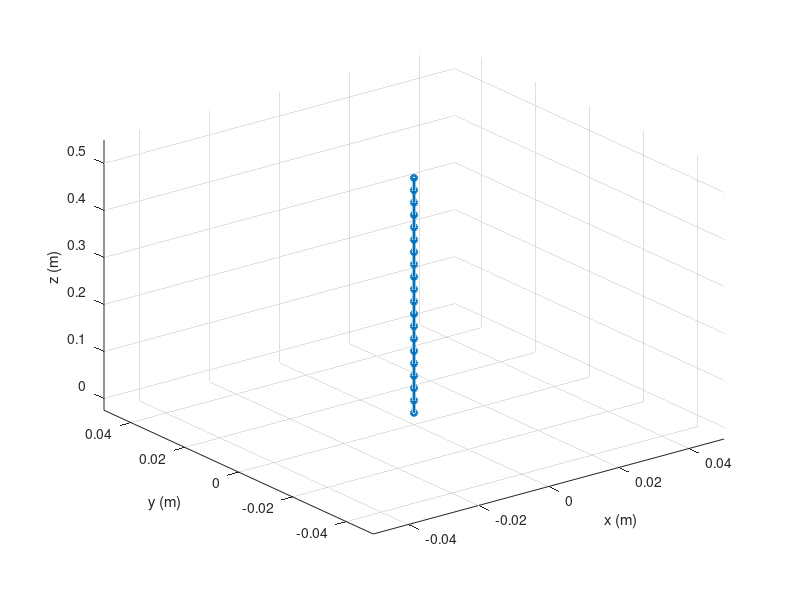

Write the MATLAB code that produced this figure. (Note: this script raises an error after producing the figure.)
% This program implements the Cosserat Rod Theory for a Tendon Driven CR
% with simple Control inputs using Sliding Model Control and Lyapunov
% Stability
% Benjamin Chung
% 11/25/2025

function SingleTendonCosseratRod
clear all;
clc;

global i p R j n m v u q w ns vs us vt ut qt wt vst ust vh uh vsh ush qh wh nLL mLL x y z X Y Z  %Make vars available in whole program
global Tension_Hist X1_Hist Xdot1_Hist e_Hist edot_Hist f_Hist norm_e_Hist Control_c
%Hat operator
hat = @(y)[0, -y(3), y(2);
    y(3), 0, -y(1);
    -y(2), y(1), 0];

%Declare variables
L = 0.5;                       %Length in m
N = 20;                        %Spatial resolution
E = 190e9;                     %Young's modulus
r = 1/1000;                     %Cross-section radius
rt = {[0.01;0;0]               %Location of Tendons - We'll see if 4 works
    [0;0.01;0]
    [-0.01;0;0]
    [0;-0.01;0]};
rho = 17189;                    %Density
g = [0;0;-9.81];               %Gravity vector
Bse = zeros(3);                %Shear/Bending Coefficient
Bbt = 0.008*eye(3);              %Bending/Torsion Coefficient
C = 0.01*eye(3);                %Viscous Damping Coefficient
Tt = {0 0 0 0};                %Assume 0 Tension during initial Static solve
dt = 0.005;                    %Size of Time step
alpha = -0.2;                  %BDF-alpha parameter
STEPS = 100;                    %Number of timesteps to completion
STEPCOUNT = 1;

%Initial Pre-bending variables
vstar = @(s)[0;0;1];
ustar = @(s)[0;0;0];
vsstar = @(s)[0;0;1];
usstar = @(s)[0;0;0];

%Boundary Conditions
%Clamped base to free end
for i = 1 : STEPS
    p{i,1} = [0;0;0];
    R{i,1} = eye(3);
    q{i,1} = [0;0;0];
    w{i,1} = [0;0;0];
end

nL = [0;0;0];                    %Start with no forces
mL = [0;0;0];

%Dependent Parameter Calculations
A = pi*r^2;                                 %Cross-sectional area
J = diag([pi*r^4/4  pi*r^4/4  pi*r^4/2]);   %Inertia Matrix
G = E / (2 * (1 + 0.3));                    %Shear modulus
Kse = diag([G*A, G*A, E*A]);                %SE Stiffness Matrix
Kbt = diag([E*J(1,1), E*J(2,2), G*J(3,3)]); %BT Stiffness Matrix
ds = L/(N-1);                               %Finite change in S over total steps

%BDF-alpha coefficients
C0 = (1.5 + alpha) / ( dt*(1+alpha));
C1 = -2/dt;
C2 = (0.5 + alpha) / ( dt*(1+alpha));
d1 = alpha / (1+alpha);

% -- START SIMULATION --
% Steps to consider:
% 1) Solve with initial static conditions
% 2) Apply Tension Forces
% 3) Semi-discretize the PDE into an ODE using BDF-Alpha
% 4) Solve PDE with shooting

%Initial Static Solve in order to get IVP problem going
i = 1;
disp("Solving Initial Static Model")
fsolve(@initialSolve, zeros(6,1)); %Solve static BVP w/ shooting method
visualize();

%Setup initial history terms
for j = 1 : N-1
    vh{i+1,j} = (C1+C2)*v{i,j};
    uh{i+1,j} = (C1+C2)*u{i,j};
    vsh{i+1,j} = (C1+C2)*vs{i,j};
    ush{i+1,j} = (C1+C2)*us{i,j};
    qh{i+1,j} = [0;0;0];
    wh{i+1,j} = [0;0;0];
    q{i,j} = [0;0;0];
    w{i,j} = [0;0;0];
end

%Set Control Variables
CONTROL = true;                     %SET TRUE OR FALSE IF YOU WANT TO USE THE SMC
P_d = [0.027; 0.0000; 0.4727];      %Desired end point
V_d = [0; 0; 0];                    %Desired tip velocity
Acc_d = [0; 0; 0];                  %Desired tip acceleration
Control_c = diag([15000, 1, 500]);  %Control gain 1
k = diag([60, 1, 5]);               %Control gain 2 (for S convergence)
epsilon = 0.005;                    %Reaching epsilon
clamp = 8;

%DEBUG
warning('off', 'all');
options = optimoptions('fsolve', 'Display', 'none');


% -- START SIMULATION LOOP --
for i = 2 : STEPS
    STEPCOUNT = STEPCOUNT + 1;
    %Set the Tendon Forces at each time step
    if i < 5
        Tt{1} = 0; %Apply 0 for initial history terms
        Tt{2} = 0;
        Tt{3} = 0;
        Tt{4} = 0;
    else
        if CONTROL
            Tt{1} = SMCCosserat(P_d, V_d, Control_c, k, epsilon, Acc_d);
            Tt{2} = 0;
            Tt{3} = 0;
            Tt{4} = 0;
        else
            Tt{1} = 3; %MANUAL INPUT TENDON FORCES
            Tt{2} = 0;
            Tt{3} = 0;
            Tt{4} = 0;
        end
    end

    %Now to actually solve, given the tendon forces
    disp(["Solving Dynamic Model, Step = ", i])
    fsolve(@dynamicSolve, [n{i-1,1}; m{i-1,1}], options); %Solve semi-discretized PDE w/ shooting
    updateBDFalpha();
    visualize();
end

disp('Final Pos'); p{i,N-1}

% -- FUNCTIONS --
    function E = initialSolve(G)
        n{i,1} = G(1:3);
        m{i,1} = G(4:6);

        %Euler's method for IVP problem
        for j = 1 : N-1
            [ps, Rs, ns, ms, us{i,j}, vs{i,j} ,v{i,j}, u{i,j}] = formStaticCosseratODE(p{i,j},R{i,j},n{i,j},m{i,j});
            p{i,j+1} = p{i,j} + ds*ps;
            R{i,j+1} = R{i,j} + ds*Rs;
            n{i,j+1} = n{i,j} + ds*ns;
            m{i,j+1} = m{i,j} + ds*ms;
        end

        E = [ n{i,N} - nL;  m{i,N} - mL ];
    end

    function E = dynamicSolve(G)
        n{i,1} = G(1:3);
        m{i,1} = G(4:6);

        %Euler's method
        for j = 1 : N-1
            [ps, Rs, ns, ms, qs, ws, vs{i,j}, us{i,j},...
                v{i,j}, u{i,j}, vt{i,j}, ut{i,j},...
                qt{i,j}, wt{i,j},vst{i,j}, ust{i,j}] = formCosseratODE(p{i,j},R{i,j},n{i,j},m{i,j},q{i,j},w{i,j});

            p{i,j+1} = p{i,j} + ds*ps;
            R{i,j+1} = R{i,j} + ds*Rs;
            n{i,j+1} = n{i,j} + ds*ns;
            m{i,j+1} = m{i,j} + ds*ms;
            q{i,j+1} = q{i,j} + ds*qs;
            w{i,j+1} = w{i,j} + ds*ws;

        end

        E = [n{i,N} - nLL ;  m{i,N} - mLL];
    end


%This function will essentially build the ODE that will be put through
%fsolve dynamically over time
    function [ps,Rs,ns,ms,qs,ws,vs,us,v,u,vt,ut,qt,wt,vst,ust] = formCosseratODE(p, R, n, m, q, w, Tt)
        v = (Kse + C0*Bse)\(R'*n + Kse*vstar(ds*(j-1)) - Bse*vh{i,j}); %Use \ for inverse for better stability
        u = (Kbt + C0*Bbt)\(R'*m + Kbt*ustar(ds*(j-1)) - Bbt*uh{i,j});

        %Time derivatives - Replaced by BDFa terms
        vt = C0*v + vh{i,j};
        ut = C0*u + uh{i,j};
        qt = C0*q + qh{i,j};
        wt = C0*w + wh{i,j};

        %Calculate Forces
        %Using _ for subscript t, for tension forces
        [a_t, b_t, A_t, B_t, G_t, H_t] = getTendonForces(v, u);

        phi = [Kse + C0*Bse + A_t, G_t;
            G_t', Kbt + C0*Bbt + H_t];

        LamdaN = -a_t + rho*A*(hat(w)*q + qt)+ C*q.*abs(q)- R'*rho*A*g;
        LamdaM = -b_t + rho*(hat(w)*J*w + J*wt) -hat (v)*(Kse*(v-vstar(ds*(j-1)))+Bse*vt);
        GammaV = hat(u)*(Kse*(v-vstar(ds*(j-1)))+Bse*vt)-Kse*vsstar(ds*(j-1))+Bse*vsh{i,j};
        GammaU = hat(u)*(Kbt*(u-ustar(ds*(j-1)))+Bbt*ut)-Kbt*usstar(ds*(j-1))+Bbt*ush{i,j};

        %Matrix inverse formula as all matrices are orthogonal
        us = 1/det(phi)*(-G_t'*(-GammaV+LamdaN)+(Kse+C0*Bse+A_t)*(-GammaU+LamdaM));
        vs = 1/det(phi)*((Kbt+C0*Bbt+H_t)*(-GammaV+LamdaN)-G_t*(-GammaU+LamdaM));

        vst = C0*vs + vsh{i,j};
        ust = C0*us + ush{i,j};

        f = rho*A*g + R*(a_t + A_t*vs + G_t*us) - (R*C*q.*abs(q));
        f_Hist{i,j} = f; 
        l = R*(b_t + B_t*vt + H_t*ut);

        %Find boundary forces and moments from tendons for residual calculation
        [nLL, mLL] = getTendonForcesAtL(R, u, v);

        %Spatial derivatives
        ps = R * v;
        Rs = R * hat(u);
        qs = vt - hat(u)*q + hat(w)*v;
        ws = ut - hat(u)*w;
        ns = rho*A*R*(hat(w)*q + qt) - f;
        ms = R*rho*(hat(w)*J*w + J*wt) - hat(ps)*n - l;
    end

%STATIC
%This function is very explicit as I simly set the time terms to 0
%Could be optimized to OMIT time terms later on
    function [ps, Rs, ns, ms, us, vs, v, u] = formStaticCosseratODE(p, R, n, m)
        v = (Kse)\(R'*n + Kse*vstar(ds*(j-1))); %Use \ for inverse for better stability
        u = (Kbt)\(R'*m + Kbt*ustar(ds*(j-1)));

        %Time derivatives - all 0 at static

        %Calculate Forces
        %Using _ for subscript t, for tension forces
        [a_t, b_t, A_t, B_t, G_t, H_t] = getTendonForces(v, u);

        %Following Sharifi et al for vs and us
        %Their code seems to assume that all block matrices are diagonal
        %The following works in all cases, but is a bit less efficient
        %I didn't time to verify the matrix sizes to know if Gt is diagonal
        %WARNING: If singular, the whole solution explodes
        phi = [Kse + A_t, G_t;
               G_t', Kbt + H_t];

        LamdaN = hat(u) * (Kse * (v - vstar(ds*(j-1)))) - Kse*vsstar(ds*(j-1));
        LamdaM = hat(u) * (Kbt * (u - ustar(ds*(j-1)))) - Kbt*usstar(ds*(j-1));
        GammaN = R'*rho*A_t*g - a_t; %**R'R = 1, so can be omitted
        GammaM = hat(v) * Kse * (v - vstar(ds*(j-1))) - b_t; %**hat(ps) = Rv, also le = 0

        rhs = [-GammaN + LamdaN;
            -GammaM + LamdaM];
        temp = phi \ rhs;

        %Extract the result into vs and us
        vs = temp(1:3);
        us = temp(4:6);

        f = rho*A*g;
        f_Hist{i,j} = f;
        l = 0;

        %Spatial derivatives
        ps = R * v;
        Rs = R * hat(u);
        ns = -f;
        ms = -hat(ps)*n - l;
    end

%This function calculates the variables required to find the tendon forces
%Honestly, I could make this modular to have n tendons
%Probably a future thing
    function [a, b, At, Bt, Gt, Ht] = getTendonForces(v, u)

        %Tendon 1
        ptsb1 = hat(u)*rt{1}+v;
        At1 = -Tt{1} * (hat(ptsb1) * hat(ptsb1)) / (norm(ptsb1)^3);
        Gt1 = At1*hat(rt{1});
        Bt1 = hat(rt{1}) * At1;
        H1 = Bt1 * hat(rt{1});
        a1 = At1 * (hat(u) * ptsb1); %Assume the derivatives of r to be 0
        b1 = hat(rt{1}) * a1;

        %Tendon 2
        ptsb2 = hat(u)*rt{2}+v;
        At2 = -Tt{2} * (hat(ptsb2) * hat(ptsb2)) / (norm(ptsb2)^3);
        Gt2 = At2*hat(rt{2});
        Bt2 = hat(rt{2}) * At2;
        H2 = Bt2 * hat(rt{2});
        a2 = At2 * (hat(u) * ptsb2);
        b2 = hat(rt{2}) * a2;

        %Tendon 3
        ptsb3 = hat(u)*rt{3}+v;
        At3 = -Tt{3} * (hat(ptsb3) * hat(ptsb3)) / (norm(ptsb3)^3);
        Gt3 = At3*hat(rt{3});
        Bt3 = hat(rt{3}) * At3;
        H3 = Bt3 * hat(rt{3});
        a3 = At3 * (hat(u) * ptsb3);
        b3 = hat(rt{3}) * a3;

        %Tendon 4
        ptsb4 = hat(u)*rt{4}+v;
        At4 = -Tt{4} * (hat(ptsb4) * hat(ptsb4)) / (norm(ptsb4)^3);
        Gt4 = At4*hat(rt{4});
        Bt4 = hat(rt{4}) * At4;
        H4 = Bt4 * hat(rt{4});
        a4 = At4 * (hat(u) * ptsb4);
        b4 = hat(rt{4}) * a4;

        %Sum the values
        a = a1 + a2 + a3 +a4;
        b = b1 + b2 + b3 +b4;
        At = At1 + At2 + At3 + At4;
        Bt = Bt1 + Bt2 + Bt3 + Bt4;
        Gt = Gt1 + Gt2 + Gt3 + Gt4;
        Ht = H1 + H2 + H3 + H4;
    end

%This function find the tendon forces at the end point L
%Later then used in fsolve for residual calculation to solve the IVP
    function [nLL, mLL] = getTendonForcesAtL(R, u, v)
        pts1 = R*hat(u)*rt{1}+R*v;
        pts2 = R*hat(u)*rt{2}+R*v;
        pts3 = R*hat(u)*rt{3}+R*v;
        pts4 = R*hat(u)*rt{4}+R*v;

        nLL = -Tt{1}*pts1/norm(pts1) - Tt{2}*pts2/norm(pts2) - Tt{3}*pts3/norm(pts3); - Tt{4}*pts4/norm(pts4);
        mLL = -Tt{1}*hat(R*rt{1})*pts1/norm(pts1) - Tt{2}*hat(R*rt{2})*pts2/norm(pts2) - Tt{3}*hat(R*rt{3})*pts3/norm(pts3) - Tt{4}*hat(R*rt{4})*pts4/norm(pts4);
    end

    function updateBDFalpha()
        %h for history, these are history term updates
        for j = 1 : N-1
            vh{i+1,j} = C1*v{i,j} + C2*v{i-1,j} + d1*vt{i,j};
            uh{i+1,j} = C1*u{i,j} + C2*u{i-1,j} + d1*ut{i,j};
            vsh{i+1,j} = C1*vs{i,j} + C2*vs{i-1,j} + d1*vst{i,j};
            ush{i+1,j} = C1*us{i,j} + C2*us{i-1,j} + d1*ust{i,j};
            qh{i+1,j} = C1*q{i,j} + C2*q{i-1,j} + d1*qt{i,j};
            wh{i+1,j} = C1*w{i,j} + C2*w{i-1,j} + d1*wt{i,j};
        end
    end

    function Tt = SMCCosserat(X1d, Xdot1d, Control_c, k, epsilon, Xddotd)

        X1 = p{i-1,N-1};
        Xdot1 = R{i-1,N-1}*q{i-1,N-1};
        e = (X1d - X1);                 %Error between positions
        edot = Xdot1d - Xdot1;          %Derivative of error, which is velocity
        S = edot + Control_c*e;         %Sliding surface

        %Calculating the Alpha
        pts1 = R{i-1, N-1}*hat(u{i-1,N-1})*rt{1} + v{i-1,N-1};
        ptss1 = R{i-1, N-1}*hat(u{i-1,N-1})*hat(u{i-1,N-1})*rt{1} + hat(u{i-1,N-1})*v{i-1,N-1} + hat(us{i-1, N-1})*rt{1} + vs{i-1,N-1};

        a1 = ( (hat(pts1)*hat(pts1)*ptss1) / (norm(pts1)^3) ) + (pts1 / norm(pts1));
        alpha = a1;

        ac = (ns + rho*A*g - (R{i-1, N-1}*C*q{i-1, N-1}.*abs(q{i-1, N-1}))) / (rho*A);
        bc = (alpha) / (-rho*A);

        Tt = bc\(Control_c*edot + Xddotd - ac + epsilon*sign(S) + k*(edot + Control_c*e));

        %Apply clamping saturation
        if(Tt > clamp)
            Tt = clamp;
        end

        norm_e_Hist(i) = norm(e);
        Tension_Hist(i) = Tt;
        X1_Hist(i) = X1(1);
        Xdot1_Hist(i) = Xdot1(1);
        e_Hist(i) = e(1);
        edot_Hist(i) = edot(1);
    end


    function visualize()
        % p: cell array p{i,j} = 3x1 positions
        % N: number of points along rod
        % L: rod length for axis limits
        % i: current time step

        % Extract x,y,z positions
        x = zeros(1,N);
        y = zeros(1,N);
        z = zeros(1,N);
        for j = 1:N
            x(j) = p{i,j}(1);
            y(j) = p{i,j}(2);
            z(j) = p{i,j}(3);
        end

        % Persistent line handle to update instead of replotting
        persistent hLine
        if isempty(hLine) || ~isvalid(hLine)
            figure(1); clf;
            hLine = plot3(x, y, z, '-o', 'LineWidth', 2, 'MarkerSize', 4);
            axis([-0.1*L, 0.1*L, -0.1*L, 0.1*L, -0.05*L, 1.1*L]);
            xlabel('x (m)'); ylabel('y (m)'); zlabel('z (m)');
            grid on; view(3);
        else
            % Update existing line
            set(hLine, 'XData', x, 'YData', y, 'ZData', z);
        end
        drawnow;
        pause(0.05);
    end

for time = 1:STEPCOUNT
    x(time) = p{time,N}(1);
    z(time) = p{time,N}(3);
    velocity{time} = R{time, N-1}*q{time,N-1};
end

velocity_x = cellfun(@(v) v(1), velocity);
velocity_y = cellfun(@(v) v(2), velocity);
velocity_z = cellfun(@(v) v(3), velocity);

accel_x = gradient(velocity_x, dt);
accel_y = gradient(velocity_y, dt);
accel_z = gradient(velocity_z, dt);



%All of the plotting fun!
if(CONTROL)
    x_axis = 1:size(x,2);
    figure (2)
    subplot(2,1,1)
    plot(x_axis,x, '-o');
    xlabel('Step');  ylabel('x (m)'); title('Tip Displacement - X Component');

    subplot(2,1,2)
    t_mean = mean(Tension_Hist);
    hold on
    plot_t = plot(x_axis, Tension_Hist, '-o');
    mean_t = yline(t_mean, 'r--', 'LineWidth', 2);
    xlabel('t (s)');  ylabel('F (N)'); title('Tendon Tension');
    legend([plot_t, mean_t], {'Tension (N)', ['Mean = ', num2str(t_mean,'%.2f')]}, 'Location','best')
    hold off

    figure(3)
    plot(X1_Hist, Xdot1_Hist);
    xlabel('X1'); ylabel('Xdot1');

    figure(4)
    plot(e_Hist, edot_Hist);
    xlabel('e'); ylabel('e_dot');

    figure(5)
    plot(x_axis, norm_e_Hist);
    xlabel('Step'); ylabel('e');

else
    x_axis = 1:size(x,2);
    figure (2)
    plot(x_axis, x, '-o');
    xlabel('Step');  ylabel('x (m)'); title('Tip Displacement - X Component');

    figure (3)
    plot(x_axis, z, '-o');
    xlabel('Step');  ylabel('z (m)'); title('Tip Displacement - Z Component');

    figure (4)
    hold on
    vx = plot(x_axis, velocity_x, 'r');
    vy = plot(x_axis, velocity_y, 'g');
    vz = plot(x_axis, velocity_z, 'b');
    xlabel('Step');  ylabel('Velocity (m/s)'); title('Tip Velocity');
    legend([vx vy vz], {'X Velocity','Y Velocity','Z Velocity'}, 'Location','best')
    hold off

    figure (5)
    hold on
    ax = plot(x_axis, accel_x, 'r');
    ay = plot(x_axis, accel_y, 'g');
    az = plot(x_axis, accel_z, 'b');
    xlabel('Step');  ylabel('Acceleration (m/s^2)'); title('Tip Acceleration');
    legend([ax ay az], {'X Acceleration','Y Acceleration','Z Acceleration'}, 'Location','best')
    hold off
end

end


